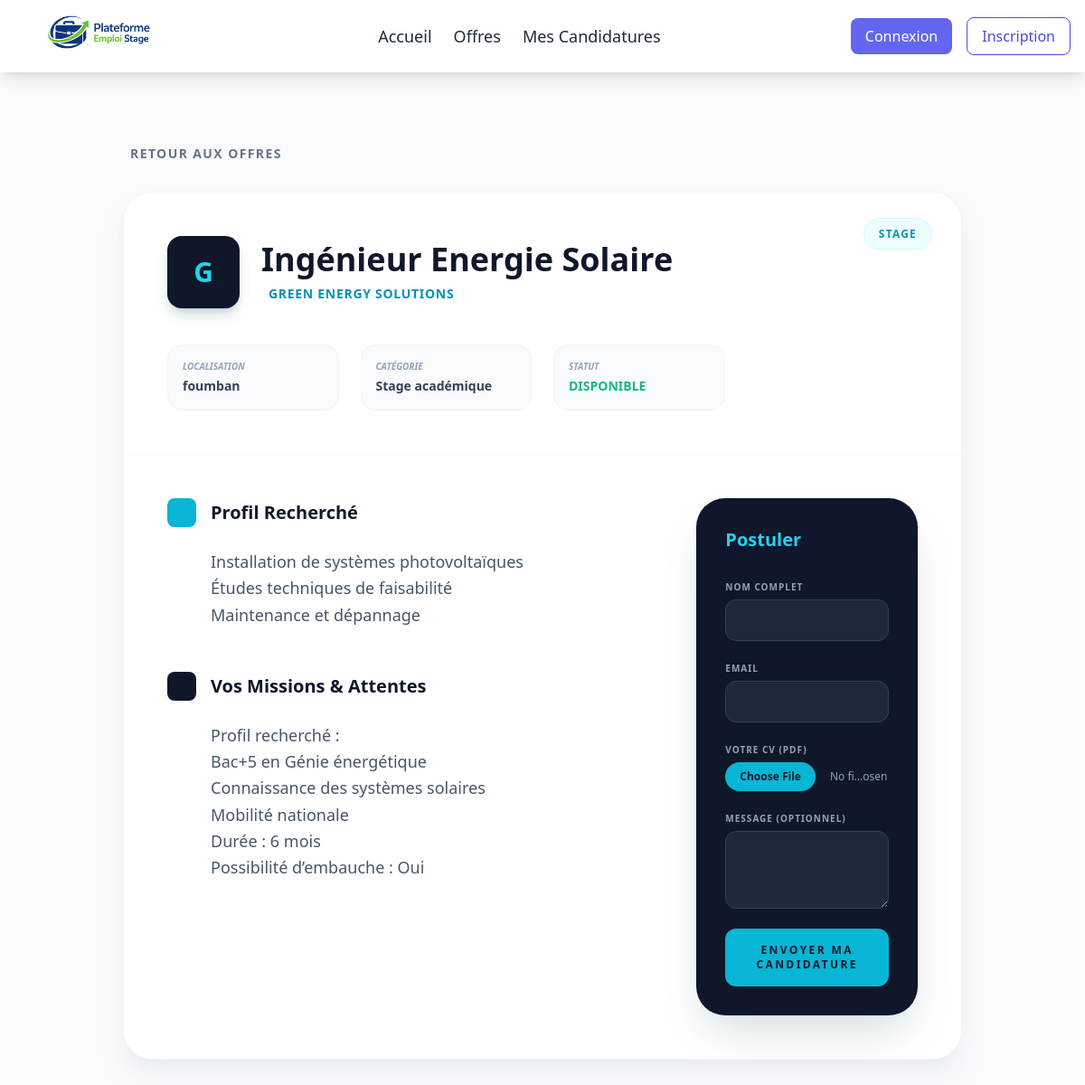
/offres/5/, run on the app's committed database.
### offres/models.py (models this page shows)
class Offre(models.Model):
    TYPE_CHOICES = (
        ('emploi', 'Emploi'),  # Offre d'emploi
        ('stage', 'Stage'),  # Offre de stage
    )
    CATEGORIE_CHOICES = (
        ('academique', 'Stage académique'),  # Stage lié aux études
        ('professionnel', 'Stage professionnel'),  # Stage en entreprise
        ('poste', 'Poste de travail'),  # Poste permanent
    )
    entreprise = models.ForeignKey(Entreprise, on_delete=models.CASCADE)
    titre = models.CharField(max_length=200)
    type = models.CharField(max_length=20, choices=TYPE_CHOICES)
    categorie = models.CharField(max_length=20, choices=CATEGORIE_CHOICES)
    profil_recherche = models.TextField()
    attentes = models.TextField()
    ville = models.CharField(max_length=100)
    statut = models.CharField(max_length=20, default='disponible')

class Entreprise(models.Model):
    user = models.OneToOneField(User, on_delete=models.CASCADE)
    nom = models.CharField(max_length=200)
    ville = models.CharField(max_length=100)
    domaine = models.CharField(max_length=200)
    legal_info = models.ImageField(upload_to='logos_entreprises/', null=True, blank=True)

### offres/views.py (the view)
# urls.py: path('<int:id>/', views.offre_detail, name='offre_detail'),  # Détail d'une offre
def offre_detail(request, id):  # Garde 'id' ou 'pk' selon ton url
    offre = get_object_or_404(Offre, id=id)
    if request.method == 'POST':
        form = CandidatureForm(request.POST, request.FILES)
        if form.is_valid():
            candidature = form.save(commit=False)
            candidature.offre = offre
            candidature.save()
            messages.success(request, "Votre candidature a été envoyée avec succès !")
            return redirect('offre_detail', id=offre.id)
    else:
        form = CandidatureForm()
    return render(request, 'offres/offre_detail.html', {'offre': offre, 'form': form})

### offres/forms.py
class CandidatureForm(forms.ModelForm):
    class Meta:
        model = Candidature
        fields = ['nom_complet', 'email', 'cv', 'message']

### templates/offres/offre_detail.html (shortened to what this page needs)
{% extends "base.html" %}
{% block content %}
<div class="min-h-screen py-12 bg-[#f8fafc]">
    <div class="container mx-auto px-6 max-w-5xl">
        <a href="{% url 'offres_list' %}" class="inline-flex items-center text-slate-500 hover:text-cyan-600 transition-colors mb-8 group">
            <span class="text-sm font-bold uppercase tracking-widest">Retour aux offres</span>
        </a>
        <div class="bg-white rounded-[2rem] shadow-xl shadow-slate-200/50 overflow-hidden border border-slate-100">
            <div class="relative p-8 md:p-12 border-b border-slate-50">
                <div class="absolute top-0 right-0 p-8">
                    <span class="px-4 py-2 bg-cyan-50 text-cyan-600 rounded-full text-xs font-black uppercase tracking-widest border border-cyan-100">
                        {{ offre.get_type_display }}
                    </span>
                </div>
                <div class="flex flex-col md:flex-row md:items-center gap-6">
                    <div class="w-20 h-20 bg-slate-900 rounded-2xl flex items-center justify-center text-cyan-400 text-3xl font-bold shadow-lg shadow-cyan-900/20">
                        {{ offre.entreprise.nom|slice:":1" }}
                    </div>
                    <div>
                        <h1 class="text-3xl md:text-4xl font-extrabold text-slate-900 mb-2">{{ offre.titre }}</h1>
                        <p class="text-cyan-600 font-bold uppercase tracking-wider text-sm flex items-center">
                             {{ offre.entreprise.nom }}
                        </p>
                    </div>
                </div>
                <div class="grid grid-cols-2 md:grid-cols-4 gap-6 mt-10">
                    <div class="p-4 bg-slate-50 rounded-2xl border border-slate-100">
                        <p class="text-[10px] text-slate-400 uppercase font-bold mb-1 italic">Localisation</p>
                        <p class="text-sm font-bold text-slate-700">{{ offre.ville }}</p>
                    </div>
                    <div class="p-4 bg-slate-50 rounded-2xl border border-slate-100">
                        <p class="text-[10px] text-slate-400 uppercase font-bold mb-1 italic">Catégorie</p>
                        <p class="text-sm font-bold text-slate-700">{{ offre.get_categorie_display }}</p>
                    </div>
                    <div class="p-4 bg-slate-50 rounded-2xl border border-slate-100">
                        <p class="text-[10px] text-slate-400 uppercase font-bold mb-1 italic">Statut</p>
                        <p class="text-sm font-bold text-emerald-500 uppercase">{{ offre.statut }}</p>
                    </div>
                </div>
            </div>
            <div class="p-8 md:p-12 grid grid-cols-1 lg:grid-cols-3 gap-12">
                <div class="lg:col-span-2 space-y-12">
                    <section>
                        <h3 class="flex items-center text-xl font-bold text-slate-900 mb-6">
                            <span class="w-8 h-8 bg-cyan-500 text-white rounded-lg flex items-center justify-center mr-4 text-sm">
                            </span>
                            Profil Recherché
                        </h3>
                        <div class="text-slate-600 leading-relaxed text-lg font-light pl-12">
                            {{ offre.profil_recherche|linebreaks }}
                        </div>
                    </section>
                    <section>
                        <h3 class="flex items-center text-xl font-bold text-slate-900 mb-6">
                            <span class="w-8 h-8 bg-slate-900 text-white rounded-lg flex items-center justify-center mr-4 text-sm">
                            </span>
                            Vos Missions & Attentes
                        </h3>
                        <div class="text-slate-600 leading-relaxed text-lg font-light pl-12">
                            {{ offre.attentes|linebreaks }}
                        </div>
                    </section>
                </div>
                <div class="lg:col-span-1">
    <div class="sticky top-8 p-8 bg-slate-900 rounded-[2rem] text-white shadow-2xl shadow-cyan-900/20">
        <h4 class="text-xl font-bold mb-6 text-cyan-400">Postuler</h4>
        <form method="POST" enctype="multipart/form-data" class="space-y-4">
            <div>
                <label class="text-[10px] uppercase tracking-widest text-slate-400 font-bold">Nom complet</label>
                <input type="text" name="nom_complet" required class="w-full bg-slate-800 border border-slate-700 rounded-xl px-4 py-3 mt-1 text-sm focus:border-cyan-500 outline-none transition-all">
            </div>
            <div>
                <label class="text-[10px] uppercase tracking-widest text-slate-400 font-bold">Email</label>
                <input type="email" name="email" required class="w-full bg-slate-800 border border-slate-700 rounded-xl px-4 py-3 mt-1 text-sm focus:border-cyan-500 outline-none transition-all">
            </div>
            <div>
                <label class="text-[10px] uppercase tracking-widest text-slate-400 font-bold">Votre CV (PDF)</label>
                <input type="file" name="cv" required class="w-full text-xs text-slate-400 file:mr-4 file:py-2 file:px-4 file:rounded-full file:border-0 file:text-xs file:font-semibold file:bg-cyan-500 file:text-slate-900 hover:file:bg-cyan-400 mt-1">
            </div>
            <div>
                <label class="text-[10px] uppercase tracking-widest text-slate-400 font-bold">Message (Optionnel)</label>
                <textarea name="message" rows="3" class="w-full bg-slate-800 border border-slate-700 rounded-xl px-4 py-3 mt-1 text-sm focus:border-cyan-500 outline-none transition-all"></textarea>
            </div>
            <button type="submit" class="w-full py-4 bg-cyan-500 hover:bg-cyan-400 text-slate-900 font-black uppercase text-xs tracking-[0.2em] rounded-xl transition-all duration-300 transform hover:scale-[1.02] mt-4">
                Envoyer ma candidature
            </button>
        </form>
    </div>
</div>
            </div>
        </div>
    </div>
</div>
{% endblock %}

### data on the page
Offre: type "STAGE", entreprise.nom "G", titre "Ingénieur Energie Solaire", entreprise.nom "GREEN ENERGY SOLUTIONS", ville "foumban", categorie "Stage académique", statut "DISPONIBLE", profil_recherche "Installation de systèmes photovoltaïques Études techniques de faisabilité Maintenance et dépannage", attentes "Profil recherché : Bac+5 en Génie énergétique Connaissance des systèmes solaires Mobilité nationale Durée : 6 mois Possibilité d’embauche : Oui"
